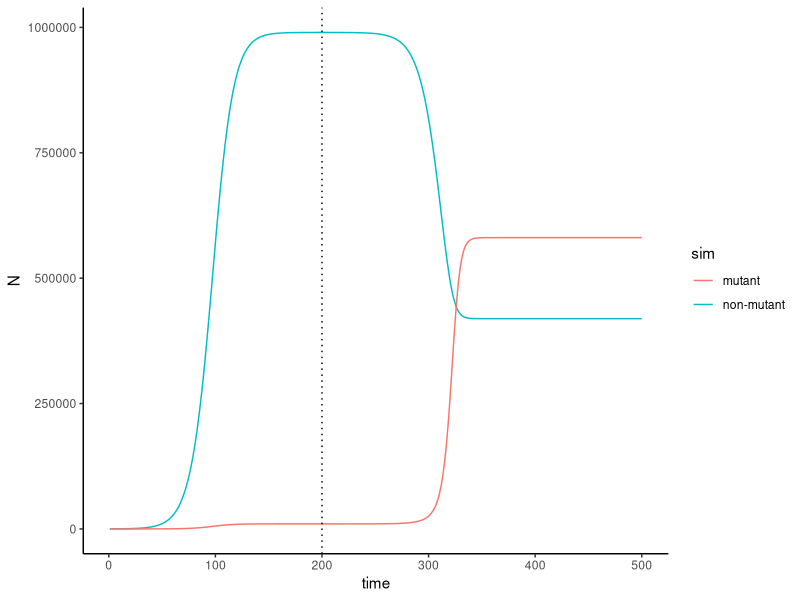

The R script that drew this image:
# Exercise 12
# Define paraemeters and initial conditions 
### When there's no drug present, rN=rM=0.1
### When there's a drug present, rN=-0.1 and rM=0.5
rN1=0.1
rM1=0.1
rM2=0.5
rN2=-0.1
### Carrying capacity K=1000000
K=1000000
timesteps=500
# Set up an output to populate
# non-mutant data
Ns=data.frame(time=1:timesteps,sim1=rep(0,timesteps))
# mutant data
Ms=data.frame(time=1:timesteps,sim1=rep(0,timesteps))
Ns[1,2]=99
Ms[1,2]=1

#N: Nt+1=Nt+rN*Nt*(1-(Nt+Mt)/K)
#M: Mt+1=Mt+rM*Mt*(1-(Nt+Mt)/K)
# Create for loop
for(t in 2:timesteps){
  # drug treatment will come in at t=200
  if(t<200){
  Ns$sim1[t]=Ns$sim1[t-1]+rN1*Ns$sim1[t-1]*(1-(Ns$sim1[t-1]+Ms$sim1[t-1])/K)
  Ms$sim1[t]=Ms$sim1[t-1]+rM1*Ms$sim1[t-1]*(1-(Ns$sim1[t-1]+Ms$sim1[t-1])/K)}
  # once treatment comes in, use rN2 and rM2
  else{
  Ns$sim1[t]=Ns$sim1[t-1]+rN2*Ns$sim1[t-1]*(1-(Ns$sim1[t-1]+Ms$sim1[t-1])/K)
  Ms$sim1[t]=Ms$sim1[t-1]+rM2*Ms$sim1[t-1]*(1-(Ns$sim1[t-1]+Ms$sim1[t-1])/K)}
}
# convert wide data to long form
Ns2<-data.frame(time=c(Ns$time),N=c(Ns$sim1),sim=rep(c("non-mutant"),each=timesteps))
Ms2<-data.frame(time=c(Ms$time),M=c(Ms$sim1),sim=rep(c("mutant"),each=timesteps))
# model interacting cells 
# plot simulation
library(ggplot2)
ggplot(data=Ns2,aes(x=time,y=N,color=sim)) + 
  geom_line() +
  geom_line(data=Ms2,aes(x=time,y=M,color=sim))+
  theme_classic()+
  # dotted line shows when treatment comes in 
  geom_vline(xintercept=c(200), linetype="dotted")

